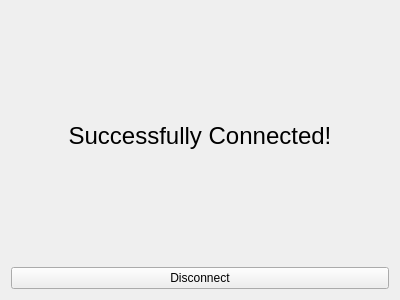
<?xml version="1.0" encoding="UTF-8"?>
<ui version="4.0">
 <class>LoginScreen</class>
 <widget class="QWidget" name="LoginScreen">
  <property name="geometry">
   <rect>
    <x>0</x>
    <y>0</y>
    <width>400</width>
    <height>300</height>
   </rect>
  </property>
  <property name="windowTitle">
   <string>Form</string>
  </property>
  <layout class="QVBoxLayout" name="verticalLayout">
   <item>
    <widget class="QLabel" name="label">
     <property name="font">
      <font>
       <pointsize>18</pointsize>
      </font>
     </property>
     <property name="text">
      <string>Successfully Connected!</string>
     </property>
     <property name="alignment">
      <set>Qt::AlignmentFlag::AlignCenter</set>
     </property>
    </widget>
   </item>
   <item>
    <widget class="QPushButton" name="disconnectButton">
     <property name="text">
      <string>Disconnect</string>
     </property>
    </widget>
   </item>
  </layout>
 </widget>
 <resources/>
 <connections/>
</ui>
